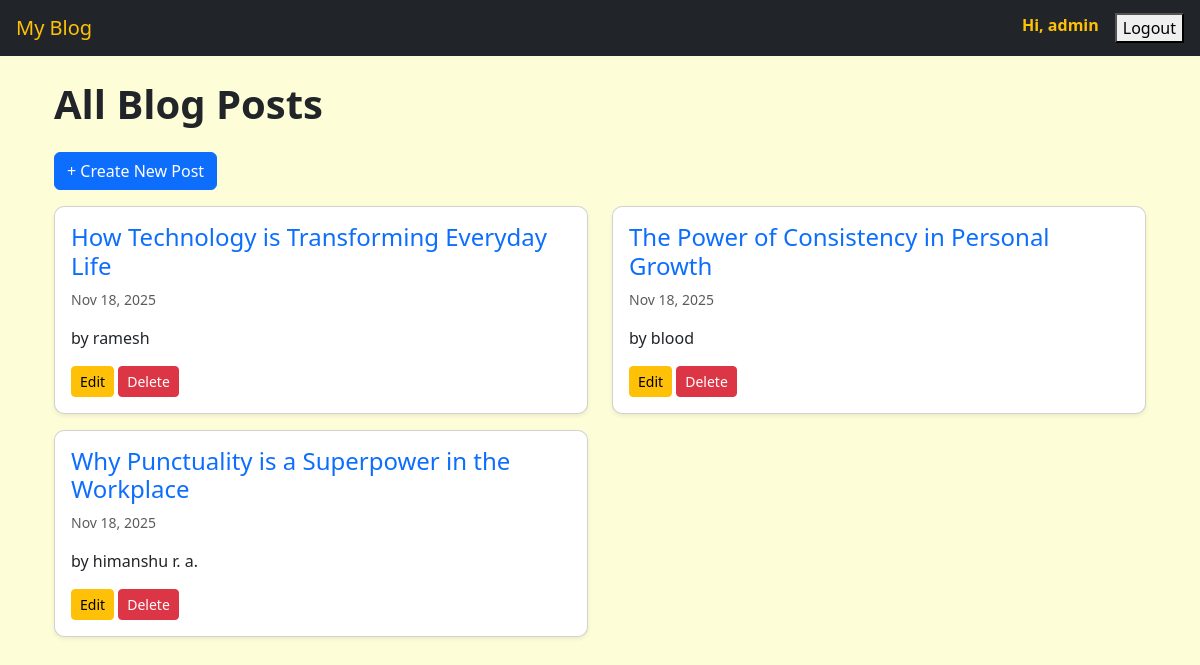
The page /posts/ (signed in) on the database its author committed.
### blog/models.py (models this page shows, shortened)
class BlogPost(models.Model):
    title = models.CharField(max_length=200)
    content = models.TextField()
    date_posted = models.DateTimeField(auto_now_add=True)
    author = models.ForeignKey(User, on_delete=models.CASCADE)
    created_at = models.DateTimeField(auto_now_add=True)

### blog/views.py (the view)
# urls.py: path('posts/', views.post_list, name='post_list'),  # all posts
def post_list(request):
    posts = BlogPost.objects.all().order_by('-created_at')
    return render(request, 'blog/post_list.html', {'posts': posts})

### blog/templates/blog/post_list.html (shortened to what this page needs)
{% extends 'blog/base.html' %}
{% block content %}
<div class="container">
    <h1 class="mb-4 fw-bold">All Blog Posts</h1>
    <a href="{% url 'post_create' %}" class="btn btn-primary mb-3">+ Create New Post</a>
    {% if posts %}
        <div class="row">
            {% for post in posts %}
            <div class="col-md-6 mb-3">
                <div class="card shadow-sm">
                    <div class="card-body">
                        <h4 class="card-title">
                            <a href="{% url 'post_detail' post.pk %}" class="text-decoration-none">
                                {{ post.title }}
                            </a>
                        </h4>
                        <p class="text-muted small">{{ post.created_at|date:"M d, Y" }}</p>
                        <p>by {{ post.author.username }}</p>
                        <a href="{% url 'post_update' post.pk %}" class="btn btn-warning btn-sm">Edit</a>
                        <a href="{% url 'post_delete' post.pk %}" class="btn btn-danger btn-sm">Delete</a>
                    </div>
                </div>
            </div>
            {% endfor %}
        </div>
    {% else %}
        <p class="text-muted">No posts yet.</p>
    {% endif %}
</div>
{% endblock %}

### blog/templates/blog/base.html (shortened to what this page needs)
<!DOCTYPE html>
<html lang="en">
<head>
    <link href="https://cdn.jsdelivr.net/npm/bootstrap@5.3.3/dist/css/bootstrap.min.css" rel="stylesheet">
</head>
<body>
<nav class="navbar navbar-dark bg-dark px-3">
    <a class="navbar-brand text-warning" href="#">My Blog</a>
    <div class="d-flex">
        {% if user.is_authenticated %}
            <span class="text-warning me-3 fw-bold">Hi, {{ user.username }}</span>
           <form action="{% url 'logout' %}" method="post">
    <button type="submit">Logout</button>
</form>
        {% else %}
            <a href="{% url 'login' %}" class="btn btn-outline-warning btn-sm me-2">Login</a>
            <a href="{% url 'signup' %}" class="btn btn-warning btn-sm">Sign Up</a>
        {% endif %}
    </div>
</nav>
<div class="container mt-4">
    {% block content %}
    {% endblock %}
</div>
</body>
</html>

### blog/templates/blog/base.html (style rules this page uses)
body { background-color: #fdfed7; }
.navbar { margin-bottom: 20px; }
.card { border-radius: 10px; }

### rows shown on the page
BlogPost: title "How Technology is Transforming Everyday Life", created_at "Nov 18, 2025", author.username "ramesh"
BlogPost: title "The Power of Consistency in Personal Growth", created_at "Nov 18, 2025", author.username "blood"
BlogPost: title "Why Punctuality is a Superpower in the Workplace", created_at "Nov 18, 2025", author.username "himanshu r. a."

### other values the page prints
{{ user.username }} "admin"
